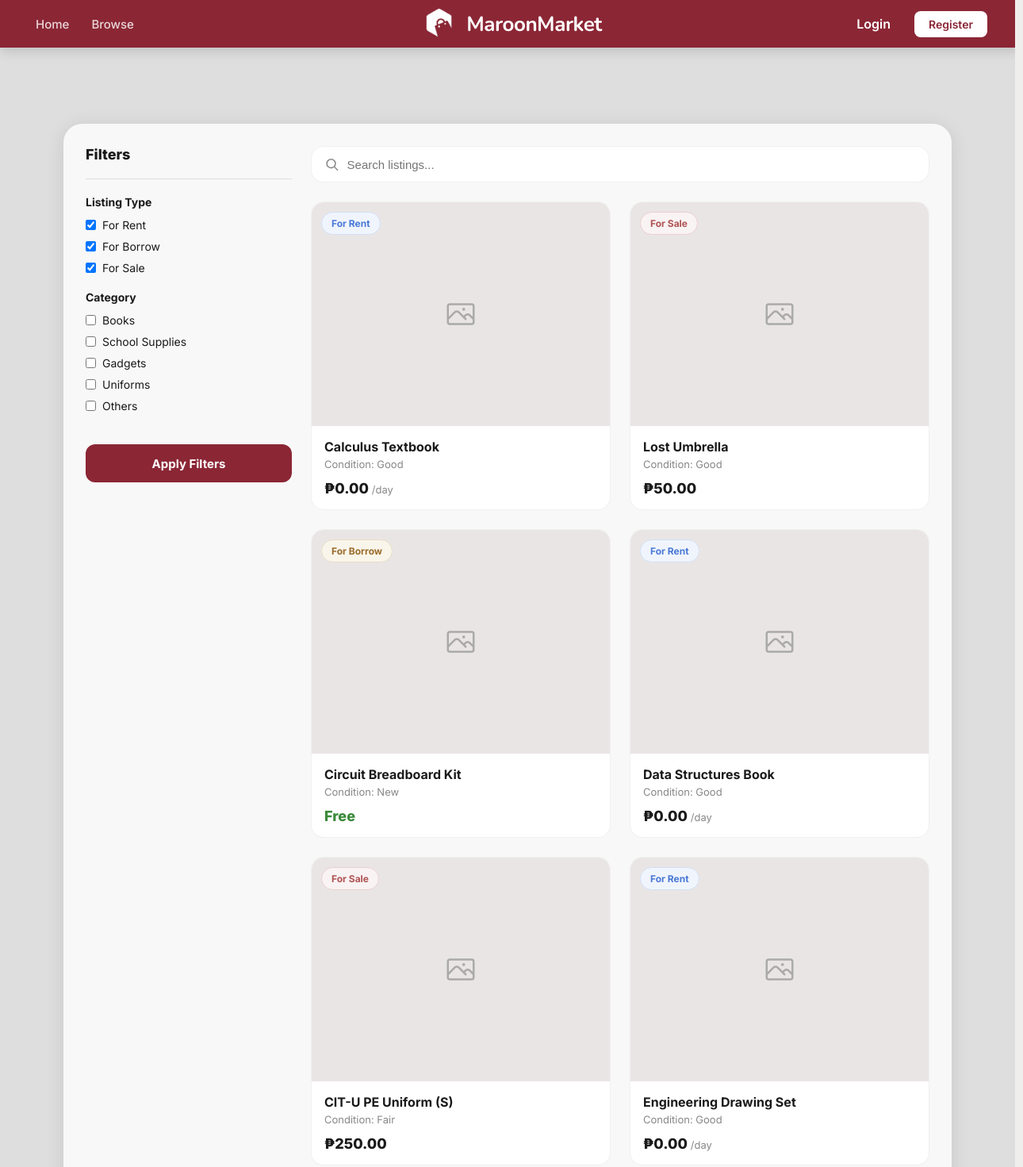
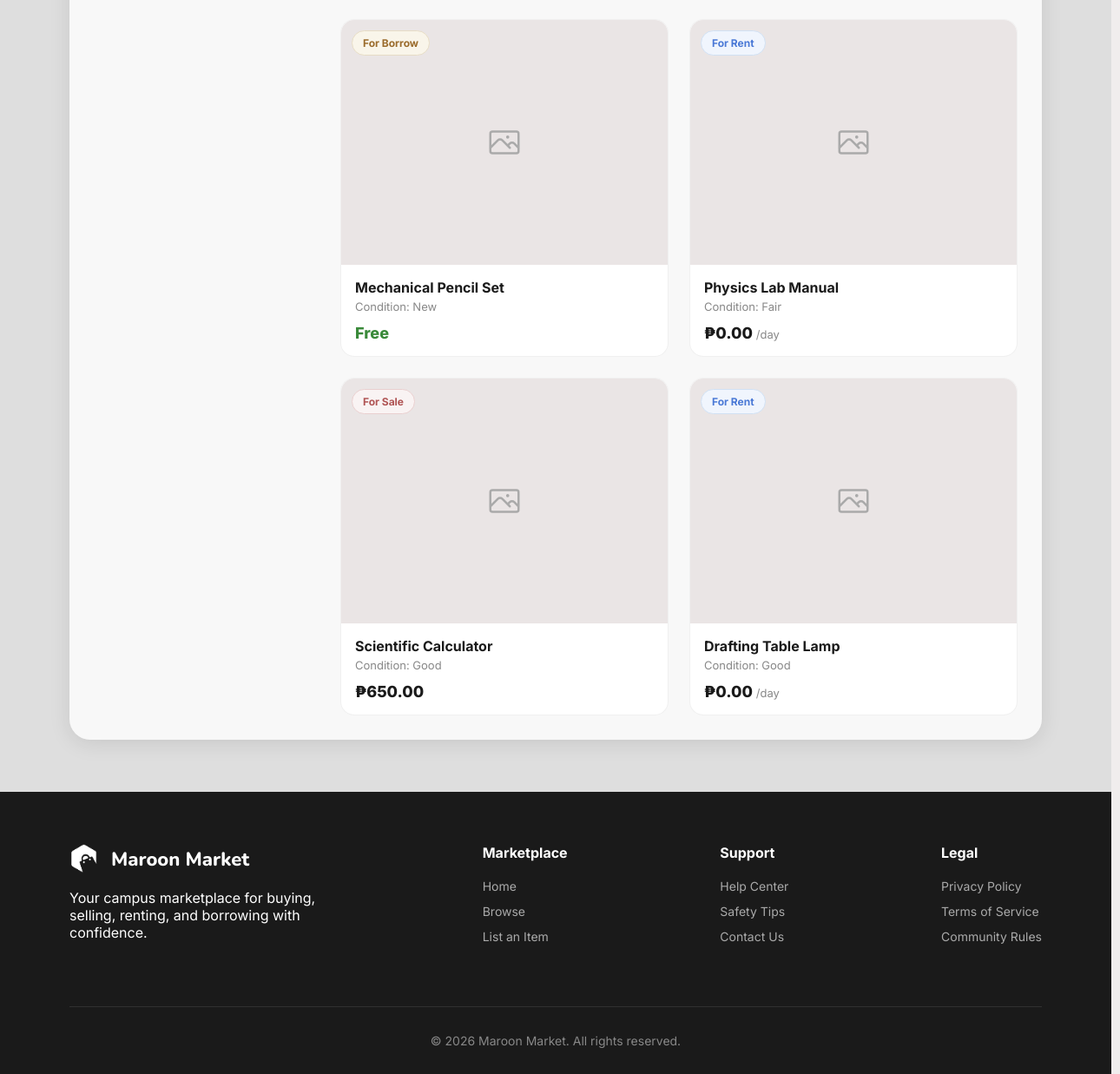
Page /browse.php on the earlier database version (2 pictures, top to bottom).
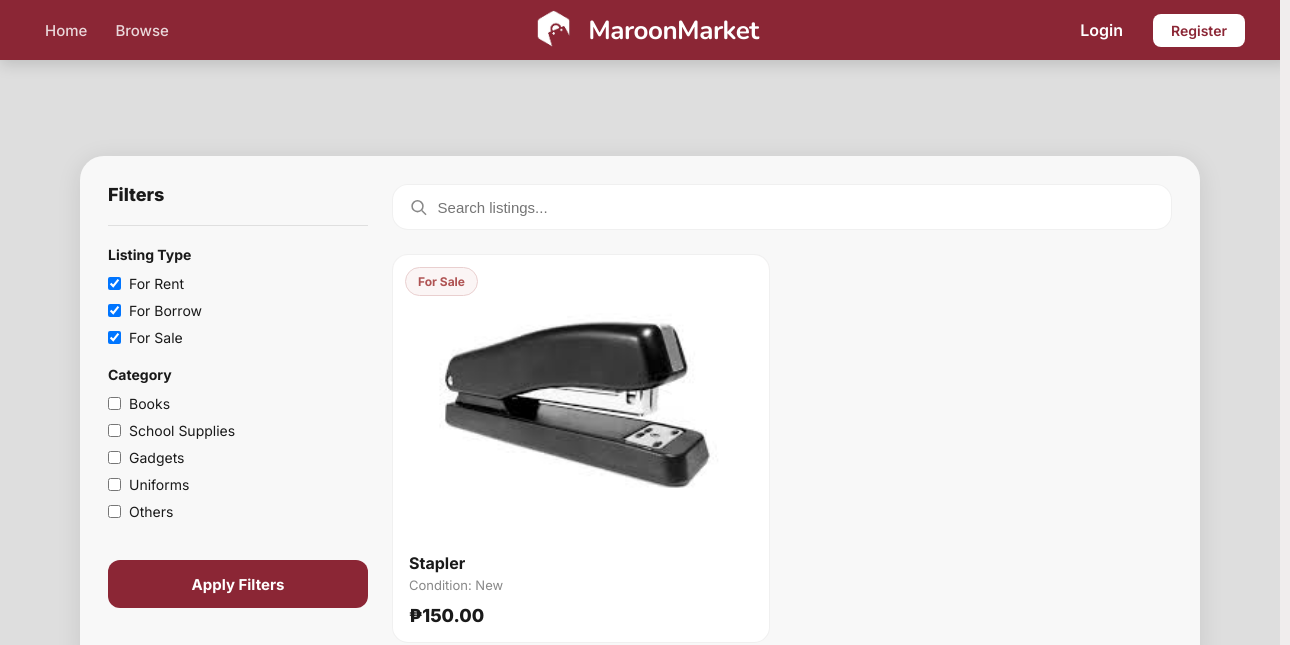
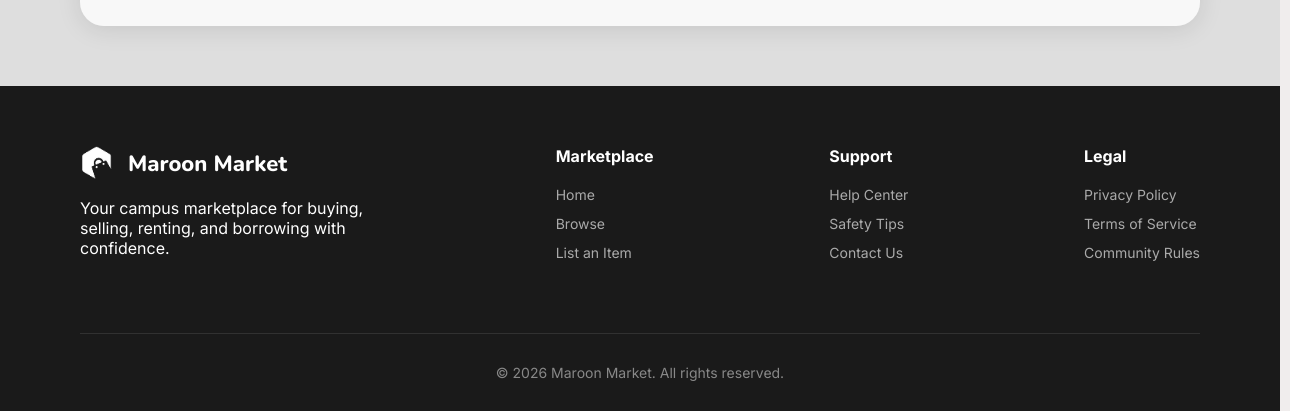
Same page on the later database version (2 pictures, top to bottom).
### tables this page shows
CREATE TABLE `listings` (
  `listingID` int(11) NOT NULL,
  `itemID` int(11) NOT NULL,
  `datePosted` date NOT NULL DEFAULT curdate(),
  `listingType` enum('sale','rent','borrow') NOT NULL,
  `listingStatus` enum('active','closed','pending','deleted') DEFAULT 'active',
  `location` varchar(100) DEFAULT NULL,
  `availabilityFrom` date DEFAULT NULL,
  `availabilityTo` date DEFAULT NULL
);

CREATE TABLE `items` (
  `itemID` int(11) NOT NULL,
  `ownerID` int(11) NOT NULL,
  `name` varchar(100) NOT NULL,
  `description` text DEFAULT NULL,
  `category` varchar(50) DEFAULT NULL,
  `itemCondition` enum('new','good','fair','poor') NOT NULL,
  `source` enum('student','lost_and_found') DEFAULT 'student'
);

### readrecords.php (called while the page is built, shortened)
<?php
    include 'connect.php';
    $browse_query = "SELECT l.listingID, l.listingType as type, l.listingStatus as status,
                            i.name as title, i.itemCondition as `condition`, i.category,
                            u.firstName, u.lastName,
                            IF(l.listingType = 'sale', (SELECT price FROM sale_listings WHERE listingID = l.listingID),
                            IF(l.listingType = 'rental', (SELECT rentalPricePerDay FROM rental_listings WHERE listingID = l.listingID), 0.00)
                            ) as price,
                            IF(l.listingType = 'rental', (SELECT maxDays FROM rental_listings WHERE listingID = l.listingID),
                            IF(l.listingType = 'borrow', (SELECT maxDays FROM borrow_listings WHERE listingID = l.listingID), 0)
                            ) as maxDays,
                            (SELECT imagePath FROM listing_images WHERE listingID = l.listingID ORDER BY sortOrder ASC LIMIT 1) as imagePath
                    FROM listings l
                    JOIN items i ON l.itemID = i.itemID
                    JOIN users u ON i.ownerID = u.userID
                    WHERE l.listingStatus = 'active'";
    $browse_query .= " ORDER BY l.datePosted DESC";
    $resultset_browse = mysqli_query($connection, $browse_query);
?>

### browse.php (the view, shortened to what this page needs)
<?php
    require_once 'includes/header.php';
    include 'readrecords.php';
?>
<div class="page">
<main class="main">
    <form method="GET" action="browse.php" class="content-card">
    <aside class="filter-sidebar">
        <div class="filter-title">Filters</div>
        <div style="height: 1px; background: rgba(0,0,0,0.1); margin-bottom: 20px;"></div>
        <div class="filter-group">
        <div class="filter-group-label">Listing Type</div>
        <?php $types = isset($_GET['type']) ? $_GET['type'] : []; ?>
        <label class="filter-checkbox">
            <input type="checkbox" name="type[]" value="rental" <?php if(empty($types) || in_array('rental', $types)) echo 'checked'; ?>> For Rent
        </label>
        <label class="filter-checkbox">
            <input type="checkbox" name="type[]" value="borrow" <?php if(empty($types) || in_array('borrow', $types)) echo 'checked'; ?>> For Borrow
        </label>
        <label class="filter-checkbox">
            <input type="checkbox" name="type[]" value="sale" <?php if(empty($types) || in_array('sale', $types)) echo 'checked'; ?>> For Sale
        </label>
        </div>
        <div class="filter-group">
        <div class="filter-group-label">Category</div>
        <?php $cats = isset($_GET['category']) ? $_GET['category'] : []; ?>
        <label class="filter-checkbox">
            <input type="checkbox" name="category[]" value="books" <?php if(in_array('books', $cats)) echo 'checked'; ?>> Books
        </label>
        <label class="filter-checkbox">
            <input type="checkbox" name="category[]" value="school supplies" <?php if(in_array('school supplies', $cats)) echo 'checked'; ?>> School Supplies
        </label>
        <label class="filter-checkbox">
            <input type="checkbox" name="category[]" value="gadgets" <?php if(in_array('gadgets', $cats)) echo 'checked'; ?>> Gadgets
        </label>
        <label class="filter-checkbox">
            <input type="checkbox" name="category[]" value="uniforms" <?php if(in_array('uniforms', $cats)) echo 'checked'; ?>> Uniforms
        </label>
        <label class="filter-checkbox">
            <input type="checkbox" name="category[]" value="others" <?php if(in_array('others', $cats)) echo 'checked'; ?>> Others
        </label>
        </div>
        <button type="submit" class="primary-btn" style="margin-top: 20px;">Apply Filters</button>
    </aside>
    <div class="right-panel">
        <div class="filter-bar">
        <div class="search-box">
            <svg viewBox="0 0 24 24" width="20" height="20" fill="none" stroke="#888" stroke-width="2"><circle cx="11" cy="11" r="7"/><line x1="16.5" y1="16.5" x2="22" y2="22"/></svg>
            <input type="text" name="search" placeholder="Search listings..." autocomplete="off" value="<?php echo isset($_GET['search']) ? htmlspecialchars($_GET['search']) : ''; ?>" />
        </div>
        </div>
        <div class="product-grid">
        <?php
        if(mysqli_num_rows($resultset_browse) > 0):
            while($row = mysqli_fetch_assoc($resultset_browse)):
        ?>
            <div class="product-card" style="cursor: pointer;" onclick="window.location.href='view-item.php?id=<?php echo $row['listingID']; ?>';">
            <?php if($row['type'] == 'sale'): ?>
                <div class="listing-badge badge-sale">For Sale</div>
            <?php elseif($row['type'] == 'rental' || $row['type'] == 'rent'): ?>
                <div class="listing-badge badge-rent">For Rent</div>
            <?php elseif($row['type'] == 'borrow'): ?>
                <div class="listing-badge badge-borrow">For Borrow</div>
            <?php endif; ?>
            <div class="product-img-wrap" style="width: 100%; aspect-ratio: 4 / 3; background: #eae5e5; display: flex; align-items: center; justify-content: center; color: #aaa; overflow: hidden;">
                <?php if(!empty($row['imagePath'])): ?>
                    <img src="<?php echo htmlspecialchars($row['imagePath']); ?>" alt="Item Photo" style="width: 100%; height: 100%; object-fit: cover;">
                <?php endif; ?>
            </div>
            <div class="product-body">
                <div class="product-name"><?php echo htmlspecialchars($row['title']); ?></div>
                <div class="product-meta">Condition: <?php echo ucfirst(htmlspecialchars($row['condition'])); ?></div>
                <div class="product-price-row">
                <?php if($row['type'] == 'borrow'): ?>
                    <span class="product-price" style="color: #3a8a3a;">Free</span>
                <?php else: ?>
                    <span class="product-price">₱<?php echo number_format($row['price'], 2); ?></span>
                    <?php if($row['type'] == 'rental' || $row['type'] == 'rent'): ?>
                    <span class="product-price-unit">/day</span>
                    <?php endif; ?>
                <?php endif; ?>
                </div>
            </div>
            </div>
        <?php
            endwhile;
        else:
        ?>
            <p style="color: #888; font-size: 16px; margin-top: 20px;">No active listings matched your filters. Try clearing them and searching again!</p>
        <?php endif; ?>
        </div>
    </div>
    </form>
</main>
</div>
<?php require_once 'includes/footer.php'; ?>

### includes/header.php (shortened to what this page needs)
<!DOCTYPE html>
<html lang="en">
<head>
  <link rel="stylesheet" href="https://cdn.datatables.net/1.13.6/css/jquery.dataTables.min.css" />
  <link rel="stylesheet" href="css/style.css" />
</head>
<body>
<div class="page">
  <nav class="navbar">
    <div class="navbar-inner" style="max-width: 1200px; margin: 0 auto; position: relative;">
      <div class="nav-links">
        <?php if(isset($_SESSION['userID']) && strtolower($_SESSION['role']) == 'admin'): ?>
            <a href="admin.php">Listings</a>
            <a href="admin-users.php">Users</a>
            <a href="admin-reports.php">Reports</a>
        <?php else: ?>
            <a href="index.php">Home</a>
            <a href="browse.php">Browse</a>
        <?php endif; ?>
      </div>
      <div class="nav-logo">
        <a href="index.php" style="display:flex; align-items:center; gap:10px; text-decoration:none;">
            <div class="nav-logo-icon">
              <img src="images/logo.png" alt="Logo" style="width:40px; height:40px; object-fit: contain;" />
            </div>
            <span class="nav-logo-text" style="letter-spacing: -0.5px;">MaroonMarket</span>
        </a>
      </div>
      <div class="nav-auth">
        <?php if(!isset($_SESSION['userID'])): ?>
            <div class="nav-auth-guest">
                <a href="login.php" style="color: white; text-decoration: none; font-weight: 600; padding: 8px 16px;">Login</a>
                <a href="register.php" class="nav-auth-btn">Register</a>
            </div>
        <?php endif; ?>
      </div>
    </div>
  </nav>

### includes/footer.php (shortened to what this page needs)
<?php
    $isAdmin = isset($_SESSION['userID']) && isset($_SESSION['role']) && strtolower($_SESSION['role']) == 'admin';
?>
<?php if ($isAdmin): ?>
    <footer class="site-footer" style="padding: 24px 60px; border-top: 4px solid #8B2635; margin-top: auto; background: #111;">
        <div style="display: flex; justify-content: space-between; align-items: center; flex-wrap: wrap; gap: 20px;">
            <div style="display: flex; align-items: center; gap: 12px;">
                <img src="images/logo.png" alt="Maroon Market Logo" style="width: 28px; height: 28px; filter: grayscale(100%) brightness(200%);" />
                <span style="font-family: 'Nunito', sans-serif; font-size: 18px; font-weight: 800; color: #fff;">
                    Maroon Market <span style="color: #777; font-weight: 600; font-size: 14px; margin-left: 6px;">| Admin Console</span>
                </span>
            </div>
            <div style="display: flex; gap: 24px; font-size: 13px; font-weight: 600;">
                <a href="admin.php" style="color: #aaa; text-decoration: none; transition: 0.2s;" onmouseover="this.style.color='#fff'" onmouseout="this.style.color='#aaa'">Listings</a>
                <a href="admin-users.php" style="color: #aaa; text-decoration: none; transition: 0.2s;" onmouseover="this.style.color='#fff'" onmouseout="this.style.color='#aaa'">Users</a>
                <a href="admin-reports.php" style="color: #aaa; text-decoration: none; transition: 0.2s;" onmouseover="this.style.color='#fff'" onmouseout="this.style.color='#aaa'">Reports</a>
            </div>
            <div style="color: #555; font-size: 12px; font-weight: 600;">
                © <?php echo date('Y'); ?> CIT-U Maroon Market
            </div>
        </div>
    </footer>
<?php else: ?>
    <footer class="site-footer">
        <div class="footer-top">
        <div class="footer-brand">
            <div class="footer-logo-row">
            <img src="images/logo.png" alt="Maroon Market Logo" />
            <span>Maroon Market</span>
            </div>
            <p>Your campus marketplace for buying, selling, renting, and borrowing with confidence.</p>
        </div>
        <div class="footer-links">
            <h4>Marketplace</h4>
            <a href="index.php">Home</a>
            <a href="browse.php">Browse</a>
            <a href="list-item.php">List an Item</a>
        </div>
        <div class="footer-links">
            <h4>Support</h4>
            <a href="#">Help Center</a>
            <a href="#">Safety Tips</a>
            <a href="#">Contact Us</a>
        </div>
        <div class="footer-links">
            <h4>Legal</h4>
            <a href="#">Privacy Policy</a>
            <a href="#">Terms of Service</a>
            <a href="#">Community Rules</a>
        </div>
        </div>
        <div class="footer-bottom">
        <p>© <?php echo date('Y'); ?> Maroon Market. All rights reserved.</p>
        </div>
    </footer>
<?php endif; ?>
</div>
</body>
</html>

Differences in the rows shown:
removed listings: listingType "For Rent", itemID.name "Calculus Textbook", itemID.itemCondition "Good", price "0.00"
removed listings: listingType "For Sale", itemID.name "Lost Umbrella", itemID.itemCondition "Good", price "50.00"
removed listings: listingType "For Borrow", itemID.name "Circuit Breadboard Kit", itemID.itemCondition "New"
removed listings: listingType "For Rent", itemID.name "Data Structures Book", itemID.itemCondition "Good", price "0.00"
removed listings: listingType "For Sale", itemID.name "CIT-U PE Uniform (S)", itemID.itemCondition "Fair", price "250.00"
removed listings: listingType "For Rent", itemID.name "Engineering Drawing Set", itemID.itemCondition "Good", price "0.00"
removed listings: listingType "For Borrow", itemID.name "Mechanical Pencil Set", itemID.itemCondition "New"
removed listings: listingType "For Rent", itemID.name "Physics Lab Manual", itemID.itemCondition "Fair", price "0.00"
removed listings: listingType "For Sale", itemID.name "Scientific Calculator", itemID.itemCondition "Good", price "650.00"
removed listings: listingType "For Rent", itemID.name "Drafting Table Lamp", itemID.itemCondition "Good", price "0.00"
added listings: listingType "For Sale", itemID.name "Stapler", itemID.itemCondition "New", price "150.00"
